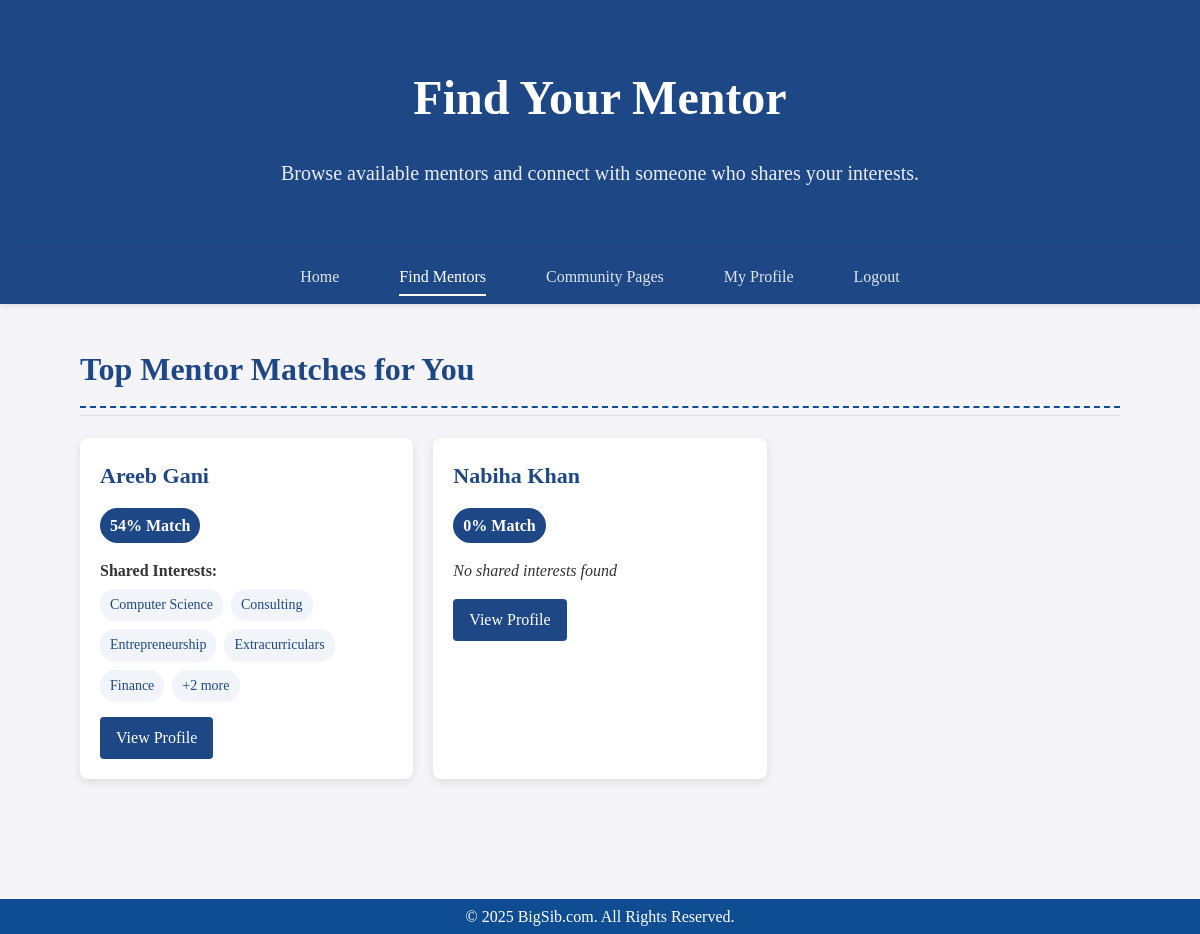
The page /mentors (signed in) on the database as committed earlier.
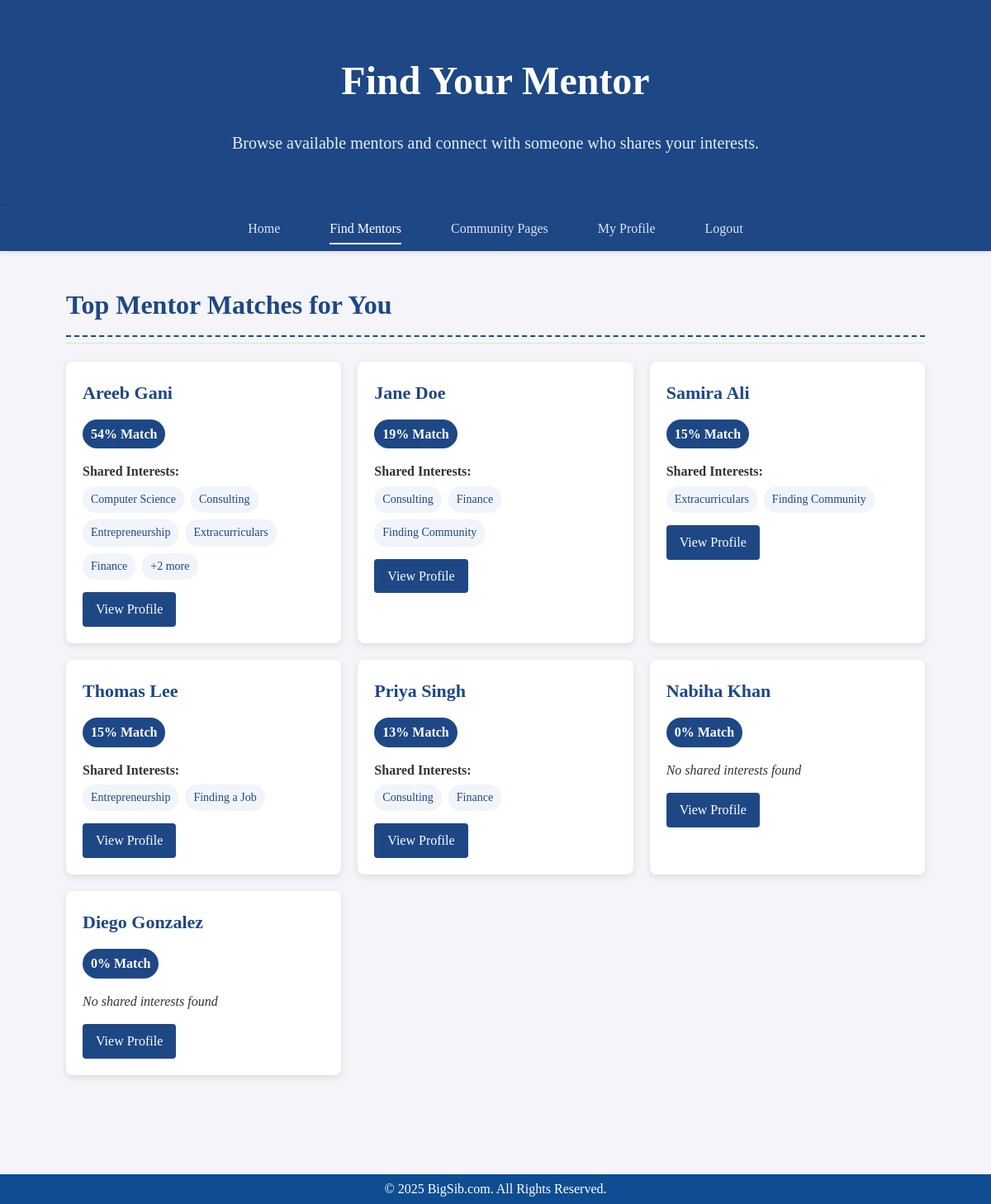
The same page on the database as committed later.
### tables this page shows
CREATE TABLE Users (
    user_id INTEGER PRIMARY KEY AUTOINCREMENT,
    cas_username TEXT,
    hashed_password TEXT NOT NULL,
    name TEXT NOT NULL,
    pronoun TEXT,
    residential_college TEXT,
    college_year TEXT,
    headshot_path TEXT,
    extracurriculars TEXT,
    work_experience TEXT,
    bio TEXT,
    created_at TIMESTAMP DEFAULT CURRENT_TIMESTAMP,
    updated_at TIMESTAMP DEFAULT CURRENT_TIMESTAMP
);

CREATE TABLE Interests (
    interest_id INTEGER PRIMARY KEY AUTOINCREMENT,
    name TEXT UNIQUE NOT NULL
);

CREATE TABLE Mentorship_Topics (
    topic_id INTEGER PRIMARY KEY AUTOINCREMENT,
    name TEXT UNIQUE NOT NULL
);

### homeserver.py (the view)
@app.route('/mentors')
@login_required
def mentors():
    uid = session['user_id']
    conn = sqlite3.connect('lux.sqlite')
    raw = calculate_match_scores(conn, uid)
    conn.close()
    user_id = session['user_id']
    conn = sqlite3.connect('lux.sqlite')
    raw_scores = calculate_match_scores(conn, user_id)
    conn.close()
    mentors = []
    for m in raw:
        pct = round((m.get('score') or 0) * 100)
        mentors.append({
            'user_id': m['user_id'],
            'name': m['name'],
            'score': pct,
            'shared_attributes': m.get('shared_attributes', [])
        })
    return render_template('mentors.html', mentors=mentors, user_id=uid)
    mentors = sorted(mentors, key=lambda m: m['score'], reverse=True)[:3]
    return render_template('mentors.html', mentors=mentors, user_id=user_id)

### homeserver.py (called while the page is built)
@app.context_processor
def inject_profile_id():
    return {'user_id': session.get('user_id')}

def login_required(f):
    @wraps(f)
    def wrapped(*args, **kwargs):
        if 'user_id' not in session:
            return redirect(url_for('loginsignup'))
        return f(*args, **kwargs)
    return wrapped

### match.py (called while the page is built)
def get_user_attributes(conn, user_id):
    cur = conn.cursor()
    def fetch(q):
        cur.execute(q, (user_id,))
        return set(r[0] for r in cur.fetchall())
    interests = fetch("SELECT name FROM Interests JOIN User_Interests USING (interest_id) WHERE user_id = ?")
    majors    = fetch("SELECT name FROM Majors JOIN User_Majors USING (major_id) WHERE user_id = ?")
    groups    = fetch("SELECT name FROM Affinity_Groups JOIN User_Affinity_Groups USING (group_id) WHERE user_id = ?")
    seeking   = fetch("SELECT name FROM Mentorship_Topics JOIN User_Seeking_Mentorship USING (topic_id) WHERE user_id = ?")
    offering  = fetch("SELECT name FROM Mentorship_Topics JOIN User_Offering_Mentorship USING (topic_id) WHERE user_id = ?")
    return interests | majors | groups | seeking | offering

### templates/mentors.html (shortened to what this page needs)
<!DOCTYPE html>
<html lang="en">
<head>
  <link rel="stylesheet" href="{{ url_for('static', filename='styles.css') }}">
</head>
<body>
  <header>
    <h1>Find Your Mentor</h1>
    <p>Browse available mentors and connect with someone who shares your interests.</p>
  </header>
  <nav class="navbar">
    <div class="navbar-container">
      <div class="navbar-links">
        <a href="{{ url_for('home') }}" {% if request.path == url_for('home') %}class="active"{% endif %}>Home</a>
        <a href="{{ url_for('mentors') }}" {% if request.path == url_for('mentors') %}class="active"{% endif %}>Find Mentors</a>
        <a href="{{ url_for('community_bp.list_communities') }}">Community Pages</a>
        {% if session.get('user_id') %}
          <a href="{{ url_for('profile_view', user_id=session.get('user_id')) }}" {% if request.path.startswith('/profile') %}class="active"{% endif %}>My Profile</a>
          <a href="{{ url_for('logout') }}">Logout</a>
        {% else %}
          <a href="{{ url_for('login') }}">Login</a>
        {% endif %}
      </div>
    </div>
  </nav>
  <div class="container">
    <section class="section">
      <h2>Top Mentor Matches for You</h2>
      {% if mentors|length > 0 %}
        <div class="mentor-container">
          {% for mentor in mentors %}
            <div class="mentor-card">
              <h3 class="mentor-name">
                {% if mentor.name %}
                  {{ mentor.name }}
                {% else %}
                  User {{ mentor.user_id }}
                {% endif %}
              </h3>
              <span class="mentor-score">{{ (mentor.score)|round|int }}% Match</span>
              {% if mentor.shared_attributes %}
                <div class="mentor-attributes">
                  <strong>Shared Interests:</strong>
                  <div class="attribute-tags">
                    {% for attr in mentor.shared_attributes[:5] %}
                      <span class="attribute-tag">{{ attr }}</span>
                    {% endfor %}
                    {% if mentor.shared_attributes|length > 5 %}
                      <span class="attribute-tag">+{{ mentor.shared_attributes|length - 5 }} more</span>
                    {% endif %}
                  </div>
                </div>
              {% else %}
                <div class="mentor-attributes">
                  <em>No shared interests found</em>
                </div>
              {% endif %}
              <a href="{{ url_for('profile_view', user_id=mentor.user_id) }}" class="view-profile-btn">View Profile</a>
            </div>
          {% endfor %}
        </div>
      {% else %}
        <div class="empty-state">
          <h3>No mentor matches found at this time</h3>
          <p>Please update your profile with more information to improve matching</p>
        </div>
      {% endif %}
    </section>
  </div>
  <footer>
    <p>&copy; 2025 BigSib.com. All Rights Reserved.</p>
  </footer>
</body>
</html>

Rows that differ between the two databases and show on the page:
added Users: name "Jane Doe", score "19", Interests (name "Consulting"), Interests (name "Finance")
now on this page (row unchanged): Mentorship_Topics: name "Finding Community"
added Users: name "Samira Ali", score "15", Mentorship_Topics (name "Extracurriculars")
added Users: name "Thomas Lee", score "15", Interests (name "Entrepreneurship")
now on this page (row unchanged): Mentorship_Topics: name "Finding a Job"
added Users: name "Priya Singh", score "13", Interests (name "Consulting"), Interests (name "Finance")
added Users: name "Diego Gonzalez", score "0", shows "No shared interests found"
